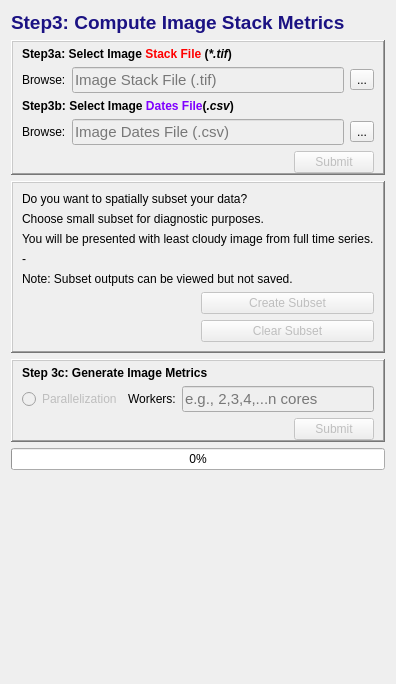
      <widget class="QWidget" name="tab3">
       <attribute name="title">
        <string>Step3</string>
       </attribute>
       <layout class="QGridLayout" name="gridLayout_49">
        <item row="2" column="0">
         <widget class="QFrame" name="frame_11">
          <property name="sizePolicy">
           <sizepolicy hsizetype="Preferred" vsizetype="Preferred">
            <horstretch>0</horstretch>
            <verstretch>0</verstretch>
           </sizepolicy>
          </property>
          <property name="maximumSize">
           <size>
            <width>16777211</width>
            <height>16777215</height>
           </size>
          </property>
          <property name="frameShape">
           <enum>QFrame::WinPanel</enum>
          </property>
          <property name="frameShadow">
           <enum>QFrame::Raised</enum>
          </property>
          <layout class="QGridLayout" name="gridLayout_6">
           <item row="0" column="0" colspan="2">
            <widget class="QLabel" name="label_36">
             <property name="text">
              <string>Do you want to spatially subset your data?</string>
             </property>
            </widget>
           </item>
           <item row="6" column="1">
            <widget class="QPushButton" name="Step3op_clearsubsetButton">
             <property name="enabled">
              <bool>false</bool>
             </property>
             <property name="text">
              <string>Clear Subset</string>
             </property>
            </widget>
           </item>
           <item row="5" column="1">
            <widget class="QPushButton" name="Step3op_subsetButton">
             <property name="enabled">
              <bool>false</bool>
             </property>
             <property name="text">
              <string>Create Subset</string>
             </property>
            </widget>
           </item>
           <item row="4" column="0" colspan="2">
            <widget class="QLabel" name="label_43">
             <property name="text">
              <string>Note: Subset outputs can be viewed but not saved.</string>
             </property>
            </widget>
           </item>
           <item row="1" column="0" colspan="2">
            <widget class="QLabel" name="label_39">
             <property name="text">
              <string>Choose small subset for diagnostic purposes.</string>
             </property>
            </widget>
           </item>
           <item row="2" column="0" colspan="2">
            <widget class="QLabel" name="label_40">
             <property name="text">
              <string>You will be presented with least cloudy image from full time series.</string>
             </property>
            </widget>
           </item>
           <item row="3" column="0">
            <widget class="QLabel" name="label_42">
             <property name="text">
              <string>-</string>
             </property>
            </widget>
           </item>
          </layout>
         </widget>
        </item>
        <item row="0" column="0">
         <widget class="QLabel" name="Step1_label_7">
          <property name="text">
           <string>&lt;html&gt;&lt;head/&gt;&lt;body&gt;&lt;p&gt;&lt;span style=&quot; font-size:14pt; font-weight:600; color:#1b1283;&quot;&gt;Step3: Compute Image Stack Metrics&lt;/span&gt;&lt;/p&gt;&lt;/body&gt;&lt;/html&gt;</string>
          </property>
         </widget>
        </item>
        <item row="5" column="0">
         <spacer name="verticalSpacer_2">
          <property name="orientation">
           <enum>Qt::Vertical</enum>
          </property>
          <property name="sizeHint" stdset="0">
           <size>
            <width>20</width>
            <height>203</height>
           </size>
          </property>
         </spacer>
        </item>
        <item row="3" column="0">
         <widget class="QFrame" name="frame_8">
          <property name="sizePolicy">
           <sizepolicy hsizetype="Preferred" vsizetype="Preferred">
            <horstretch>0</horstretch>
            <verstretch>0</verstretch>
           </sizepolicy>
          </property>
          <property name="maximumSize">
           <size>
            <width>16777211</width>
            <height>16777215</height>
           </size>
          </property>
          <property name="frameShape">
           <enum>QFrame::WinPanel</enum>
          </property>
          <property name="frameShadow">
           <enum>QFrame::Raised</enum>
          </property>
          <layout class="QGridLayout" name="gridLayout">
           <property name="topMargin">
            <number>5</number>
           </property>
           <property name="bottomMargin">
            <number>0</number>
           </property>
           <item row="2" column="0">
            <layout class="QHBoxLayout" name="horizontalLayout">
             <item>
              <spacer name="horizontalSpacer_2">
               <property name="orientation">
                <enum>Qt::Horizontal</enum>
               </property>
               <property name="sizeHint" stdset="0">
                <size>
                 <width>40</width>
                 <height>20</height>
                </size>
               </property>
              </spacer>
             </item>
             <item>
              <widget class="QPushButton" name="Step3c_pushButton">
               <property name="enabled">
                <bool>false</bool>
               </property>
               <property name="text">
                <string>Submit</string>
               </property>
              </widget>
             </item>
            </layout>
           </item>
           <item row="1" column="0">
            <layout class="QHBoxLayout" name="horizontalLayout_12">
             <item>
              <widget class="QRadioButton" name="Step3c_radioButton">
               <property name="enabled">
                <bool>false</bool>
               </property>
               <property name="toolTip">
                <string>&lt;html&gt;&lt;head/&gt;&lt;body&gt;&lt;p&gt;Select to parellelize image metrics computation&lt;/p&gt;&lt;/body&gt;&lt;/html&gt;</string>
               </property>
               <property name="text">
                <string>Parallelization</string>
               </property>
              </widget>
             </item>
             <item>
              <widget class="QLabel" name="label_3">
               <property name="text">
                <string>Workers:</string>
               </property>
              </widget>
             </item>
             <item>
              <widget class="QLineEdit" name="Step3c_lineEdit">
               <property name="enabled">
                <bool>false</bool>
               </property>
               <property name="sizePolicy">
                <sizepolicy hsizetype="Expanding" vsizetype="Fixed">
                 <horstretch>0</horstretch>
                 <verstretch>4</verstretch>
                </sizepolicy>
               </property>
               <property name="font">
                <font>
                 <pointsize>11</pointsize>
                </font>
               </property>
               <property name="toolTip">
                <string>Specify number of cores for parallel computation</string>
               </property>
               <property name="toolTipDuration">
                <number>0</number>
               </property>
               <property name="placeholderText">
                <string>e.g., 2,3,4,...n cores</string>
               </property>
               <property name="clearButtonEnabled">
                <bool>true</bool>
               </property>
              </widget>
             </item>
            </layout>
           </item>
           <item row="0" column="0">
            <widget class="QLabel" name="label_17">
             <property name="text">
              <string>&lt;html&gt;&lt;head/&gt;&lt;body&gt;&lt;p&gt;&lt;span style=&quot; font-weight:600;&quot;&gt;Step 3c: Generate Image Metrics&lt;/span&gt;&lt;/p&gt;&lt;/body&gt;&lt;/html&gt;</string>
             </property>
            </widget>
           </item>
          </layout>
         </widget>
        </item>
        <item row="1" column="0">
         <widget class="QFrame" name="frame_6">
          <property name="sizePolicy">
           <sizepolicy hsizetype="Preferred" vsizetype="Fixed">
            <horstretch>0</horstretch>
            <verstretch>0</verstretch>
           </sizepolicy>
          </property>
          <property name="maximumSize">
           <size>
            <width>16777210</width>
            <height>16777215</height>
           </size>
          </property>
          <property name="frameShape">
           <enum>QFrame::WinPanel</enum>
          </property>
          <property name="frameShadow">
           <enum>QFrame::Raised</enum>
          </property>
          <layout class="QGridLayout" name="gridLayout_10">
           <property name="topMargin">
            <number>5</number>
           </property>
           <property name="bottomMargin">
            <number>0</number>
           </property>
           <property name="verticalSpacing">
            <number>6</number>
           </property>
           <item row="4" column="0">
            <layout class="QGridLayout" name="gridLayout_20">
             <item row="0" column="5">
              <widget class="QToolButton" name="Step3b_toolButton">
               <property name="text">
                <string>...</string>
               </property>
              </widget>
             </item>
             <item row="0" column="4">
              <widget class="QLineEdit" name="Step3b_lineEdit">
               <property name="enabled">
                <bool>false</bool>
               </property>
               <property name="font">
                <font>
                 <pointsize>11</pointsize>
                </font>
               </property>
               <property name="toolTip">
                <string>&lt;html&gt;&lt;head/&gt;&lt;body&gt;&lt;p&gt;Specify image dates file corresponding to image stack file&lt;/p&gt;&lt;/body&gt;&lt;/html&gt;</string>
               </property>
               <property name="text">
                <string/>
               </property>
               <property name="placeholderText">
                <string>Image Dates File (.csv)</string>
               </property>
               <property name="clearButtonEnabled">
                <bool>false</bool>
               </property>
              </widget>
             </item>
             <item row="0" column="1">
              <widget class="QLabel" name="label_10">
               <property name="text">
                <string>Browse:</string>
               </property>
              </widget>
             </item>
            </layout>
           </item>
           <item row="5" column="0">
            <layout class="QGridLayout" name="gridLayout_22">
             <item row="0" column="0">
              <spacer name="horizontalSpacer_11">
               <property name="orientation">
                <enum>Qt::Horizontal</enum>
               </property>
               <property name="sizeHint" stdset="0">
                <size>
                 <width>40</width>
                 <height>20</height>
                </size>
               </property>
              </spacer>
             </item>
             <item row="0" column="1">
              <widget class="QPushButton" name="Step3ab_pushButton">
               <property name="enabled">
                <bool>false</bool>
               </property>
               <property name="text">
                <string>Submit</string>
               </property>
              </widget>
             </item>
            </layout>
           </item>
           <item row="1" column="0">
            <widget class="QLabel" name="Step1_label_4">
             <property name="text">
              <string>&lt;html&gt;&lt;head/&gt;&lt;body&gt;&lt;p&gt;&lt;span style=&quot; font-weight:600;&quot;&gt;Step3a: Select Image &lt;/span&gt;&lt;span style=&quot; font-weight:600; color:#ff0000;&quot;&gt;Stack&lt;/span&gt;&lt;span style=&quot; font-weight:600; color:#ff0000;&quot;&gt; File&lt;/span&gt;&lt;span style=&quot; font-weight:600;&quot;&gt; (&lt;/span&gt;&lt;span style=&quot; font-weight:600; font-style:italic;&quot;&gt;*.tif&lt;/span&gt;&lt;span style=&quot; font-weight:600;&quot;&gt;)&lt;/span&gt;&lt;/p&gt;&lt;/body&gt;&lt;/html&gt;</string>
             </property>
            </widget>
           </item>
           <item row="2" column="0">
            <layout class="QHBoxLayout" name="horizontalLayout_3">
             <item>
              <widget class="QLabel" name="label_8">
               <property name="text">
                <string>Browse:</string>
               </property>
              </widget>
             </item>
             <item>
              <widget class="QLineEdit" name="Step3a_lineEdit">
               <property name="enabled">
                <bool>false</bool>
               </property>
               <property name="font">
                <font>
                 <pointsize>11</pointsize>
                </font>
               </property>
               <property name="toolTip">
                <string>&lt;html&gt;&lt;head/&gt;&lt;body&gt;&lt;p&gt;Specify image stack file &lt;/p&gt;&lt;/body&gt;&lt;/html&gt;</string>
               </property>
               <property name="maxLength">
                <number>32763</number>
               </property>
               <property name="frame">
                <bool>true</bool>
               </property>
               <property name="placeholderText">
                <string>Image Stack File (.tif)</string>
               </property>
              </widget>
             </item>
             <item>
              <widget class="QToolButton" name="Step3a_toolButton">
               <property name="text">
                <string>...</string>
               </property>
              </widget>
             </item>
            </layout>
           </item>
           <item row="3" column="0">
            <widget class="QLabel" name="Step2_label_4">
             <property name="text">
              <string>&lt;html&gt;&lt;head/&gt;&lt;body&gt;&lt;p&gt;&lt;span style=&quot; font-weight:600;&quot;&gt;Step3b: Select Image &lt;/span&gt;&lt;span style=&quot; font-weight:600; color:#8000ff;&quot;&gt;Dates File&lt;/span&gt;&lt;span style=&quot; font-weight:600;&quot;&gt;(&lt;/span&gt;&lt;span style=&quot; font-weight:600; font-style:italic;&quot;&gt;.csv&lt;/span&gt;&lt;span style=&quot; font-weight:600;&quot;&gt;)&lt;/span&gt;&lt;/p&gt;&lt;/body&gt;&lt;/html&gt;</string>
             </property>
            </widget>
           </item>
          </layout>
         </widget>
        </item>
        <item row="4" column="0">
         <widget class="QProgressBar" name="Step3c_progress">
          <property name="value">
           <number>0</number>
          </property>
          <property name="textVisible">
           <bool>true</bool>
          </property>
         </widget>
        </item>
       </layout>
      </widget>
